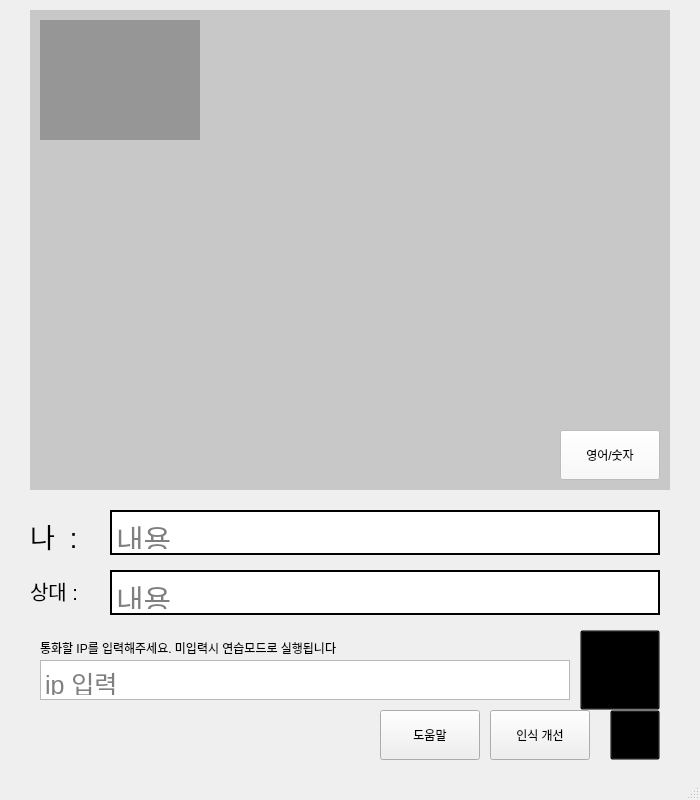
<?xml version="1.0" encoding="UTF-8"?>
<ui version="4.0">
 <class>MainWindow</class>
 <widget class="QMainWindow" name="MainWindow">
  <property name="enabled">
   <bool>true</bool>
  </property>
  <property name="geometry">
   <rect>
    <x>0</x>
    <y>0</y>
    <width>700</width>
    <height>800</height>
   </rect>
  </property>
  <property name="windowTitle">
   <string>MainWindow</string>
  </property>
  <widget class="QWidget" name="centralwidget">
   <widget class="QPushButton" name="pushButton">
    <property name="geometry">
     <rect>
      <x>610</x>
      <y>710</y>
      <width>50</width>
      <height>50</height>
     </rect>
    </property>
    <property name="toolTip">
     <string>설정</string>
    </property>
    <property name="whatsThis">
     <string>설정</string>
    </property>
    <property name="autoFillBackground">
     <bool>false</bool>
    </property>
    <property name="styleSheet">
     <string notr="true">background-color:rgba(0, 0, 0, 0);</string>
    </property>
    <property name="text">
     <string/>
    </property>
    <property name="icon">
     <iconset>
      <normaloff>setting.png</normaloff>setting.png</iconset>
    </property>
    <property name="iconSize">
     <size>
      <width>40</width>
      <height>40</height>
     </size>
    </property>
   </widget>
   <widget class="QPushButton" name="pushButton_2">
    <property name="geometry">
     <rect>
      <x>490</x>
      <y>710</y>
      <width>100</width>
      <height>50</height>
     </rect>
    </property>
    <property name="toolTip">
     <string>인식이 잘 되지 않는 문자는 직접 학습시킬 수 있습니다.</string>
    </property>
    <property name="whatsThis">
     <string/>
    </property>
    <property name="text">
     <string>인식 개선</string>
    </property>
   </widget>
   <widget class="QPushButton" name="pushButton_3">
    <property name="geometry">
     <rect>
      <x>380</x>
      <y>710</y>
      <width>100</width>
      <height>50</height>
     </rect>
    </property>
    <property name="toolTip">
     <string>앱에서 사용하는 지화의 형태를 확인할 수 있습니다.</string>
    </property>
    <property name="whatsThis">
     <string/>
    </property>
    <property name="text">
     <string>도움말</string>
    </property>
   </widget>
   <widget class="QLabel" name="label">
    <property name="geometry">
     <rect>
      <x>30</x>
      <y>10</y>
      <width>640</width>
      <height>480</height>
     </rect>
    </property>
    <property name="styleSheet">
     <string notr="true">background-color:rgb(200, 200, 200)</string>
    </property>
    <property name="text">
     <string/>
    </property>
   </widget>
   <widget class="QLabel" name="label_2">
    <property name="geometry">
     <rect>
      <x>40</x>
      <y>20</y>
      <width>160</width>
      <height>120</height>
     </rect>
    </property>
    <property name="styleSheet">
     <string notr="true">background-color:rgb(150, 150, 150)</string>
    </property>
    <property name="text">
     <string/>
    </property>
   </widget>
   <widget class="QTextEdit" name="textEdit">
    <property name="geometry">
     <rect>
      <x>110</x>
      <y>510</y>
      <width>550</width>
      <height>45</height>
     </rect>
    </property>
    <property name="mouseTracking">
     <bool>true</bool>
    </property>
    <property name="styleSheet">
     <string notr="true">font-size:30px</string>
    </property>
    <property name="frameShape">
     <enum>QFrame::WinPanel</enum>
    </property>
    <property name="frameShadow">
     <enum>QFrame::Plain</enum>
    </property>
    <property name="verticalScrollBarPolicy">
     <enum>Qt::ScrollBarAlwaysOff</enum>
    </property>
    <property name="horizontalScrollBarPolicy">
     <enum>Qt::ScrollBarAlwaysOff</enum>
    </property>
    <property name="sizeAdjustPolicy">
     <enum>QAbstractScrollArea::AdjustToContentsOnFirstShow</enum>
    </property>
    <property name="readOnly">
     <bool>true</bool>
    </property>
    <property name="placeholderText">
     <string>내용</string>
    </property>
   </widget>
   <widget class="QTextEdit" name="textEdit_2">
    <property name="geometry">
     <rect>
      <x>110</x>
      <y>570</y>
      <width>550</width>
      <height>45</height>
     </rect>
    </property>
    <property name="styleSheet">
     <string notr="true">font-size:30px</string>
    </property>
    <property name="frameShape">
     <enum>QFrame::WinPanel</enum>
    </property>
    <property name="frameShadow">
     <enum>QFrame::Plain</enum>
    </property>
    <property name="verticalScrollBarPolicy">
     <enum>Qt::ScrollBarAlwaysOff</enum>
    </property>
    <property name="horizontalScrollBarPolicy">
     <enum>Qt::ScrollBarAlwaysOff</enum>
    </property>
    <property name="sizeAdjustPolicy">
     <enum>QAbstractScrollArea::AdjustToContentsOnFirstShow</enum>
    </property>
    <property name="readOnly">
     <bool>true</bool>
    </property>
    <property name="acceptRichText">
     <bool>true</bool>
    </property>
    <property name="placeholderText">
     <string>내용</string>
    </property>
   </widget>
   <widget class="QTextEdit" name="textEdit_4">
    <property name="geometry">
     <rect>
      <x>40</x>
      <y>660</y>
      <width>530</width>
      <height>40</height>
     </rect>
    </property>
    <property name="layoutDirection">
     <enum>Qt::LeftToRight</enum>
    </property>
    <property name="styleSheet">
     <string notr="true">font-size:25px</string>
    </property>
    <property name="frameShape">
     <enum>QFrame::StyledPanel</enum>
    </property>
    <property name="frameShadow">
     <enum>QFrame::Plain</enum>
    </property>
    <property name="verticalScrollBarPolicy">
     <enum>Qt::ScrollBarAlwaysOff</enum>
    </property>
    <property name="horizontalScrollBarPolicy">
     <enum>Qt::ScrollBarAlwaysOff</enum>
    </property>
    <property name="sizeAdjustPolicy">
     <enum>QAbstractScrollArea::AdjustToContentsOnFirstShow</enum>
    </property>
    <property name="placeholderText">
     <string>ip 입력</string>
    </property>
   </widget>
   <widget class="QPushButton" name="pushButton_4">
    <property name="geometry">
     <rect>
      <x>580</x>
      <y>630</y>
      <width>80</width>
      <height>80</height>
     </rect>
    </property>
    <property name="whatsThis">
     <string>연결</string>
    </property>
    <property name="styleSheet">
     <string notr="true">background-color:rgba(0, 0, 0, 0);</string>
    </property>
    <property name="text">
     <string/>
    </property>
    <property name="icon">
     <iconset>
      <normaloff>connect.png</normaloff>connect.png</iconset>
    </property>
    <property name="iconSize">
     <size>
      <width>55</width>
      <height>55</height>
     </size>
    </property>
   </widget>
   <widget class="QLabel" name="label_3">
    <property name="geometry">
     <rect>
      <x>40</x>
      <y>640</y>
      <width>441</width>
      <height>16</height>
     </rect>
    </property>
    <property name="text">
     <string>통화할 IP를 입력해주세요. 미입력시 연습모드로 실행됩니다</string>
    </property>
   </widget>
   <widget class="QLabel" name="label_4">
    <property name="geometry">
     <rect>
      <x>30</x>
      <y>515</y>
      <width>71</width>
      <height>41</height>
     </rect>
    </property>
    <property name="styleSheet">
     <string notr="true">font-size:20pt</string>
    </property>
    <property name="text">
     <string>나  : </string>
    </property>
   </widget>
   <widget class="QLabel" name="label_5">
    <property name="geometry">
     <rect>
      <x>30</x>
      <y>570</y>
      <width>71</width>
      <height>41</height>
     </rect>
    </property>
    <property name="styleSheet">
     <string notr="true">font-size:15pt</string>
    </property>
    <property name="text">
     <string>상대 : </string>
    </property>
   </widget>
   <widget class="QPushButton" name="pushButton_5">
    <property name="geometry">
     <rect>
      <x>560</x>
      <y>430</y>
      <width>100</width>
      <height>50</height>
     </rect>
    </property>
    <property name="whatsThis">
     <string>앱에서 사용하는 지화의 형태를 확인할 수 있습니다.</string>
    </property>
    <property name="autoFillBackground">
     <bool>false</bool>
    </property>
    <property name="styleSheet">
     <string notr="true">background-color:rgba(250, 250, 250, 200);
font:10pt &quot;나눔바른고딕&quot;;</string>
    </property>
    <property name="text">
     <string>영어/숫자</string>
    </property>
    <property name="iconSize">
     <size>
      <width>21</width>
      <height>21</height>
     </size>
    </property>
   </widget>
  </widget>
  <widget class="QMenuBar" name="menubar">
   <property name="geometry">
    <rect>
     <x>0</x>
     <y>0</y>
     <width>700</width>
     <height>27</height>
    </rect>
   </property>
  </widget>
  <widget class="QStatusBar" name="statusbar"/>
 </widget>
 <resources/>
 <connections/>
</ui>
